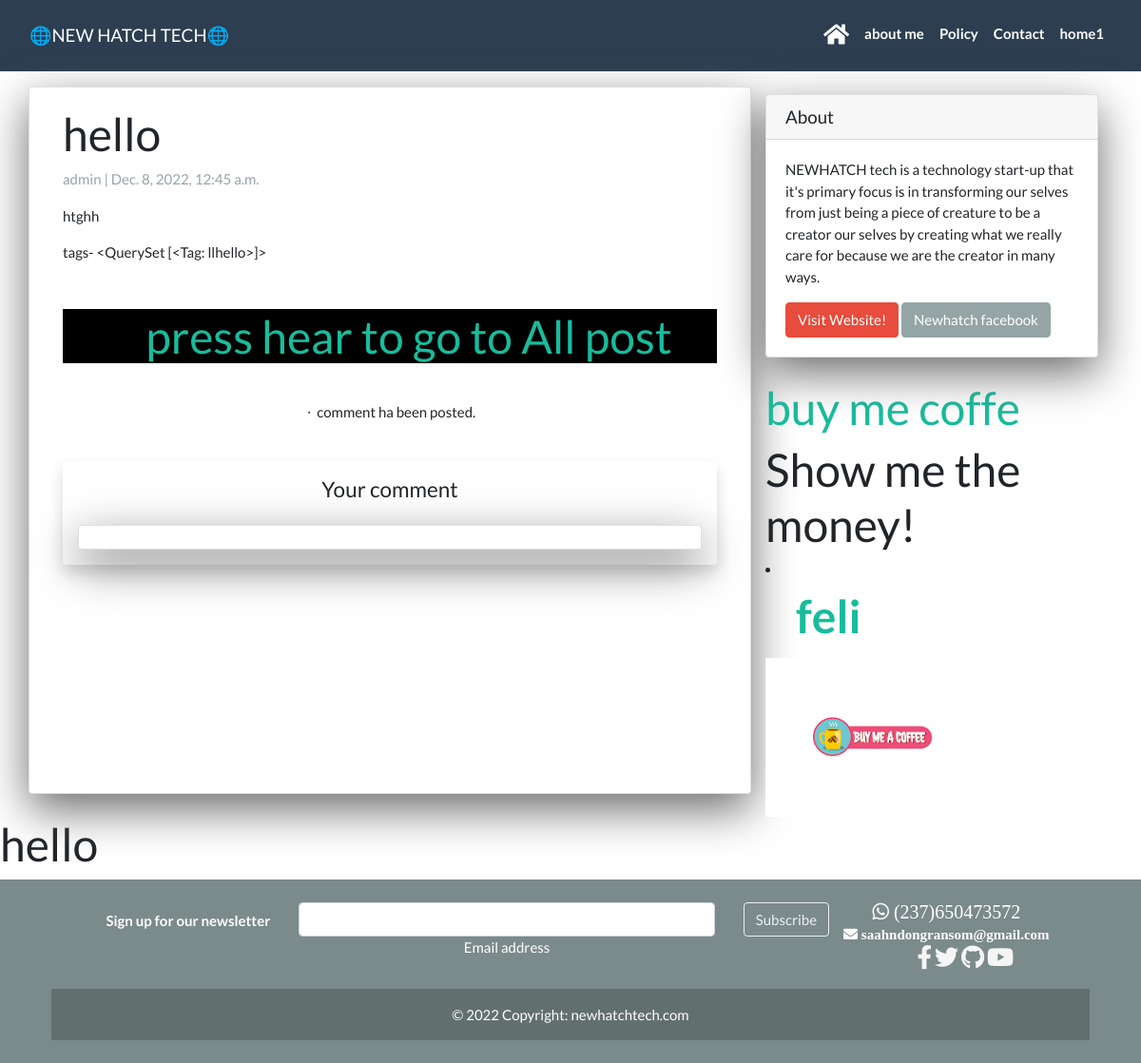
The page /1 on the database its author committed.
### soniablog/models.py (models this page shows, shortened)
class Post(models.Model):
    title = models.CharField(max_length=200, unique=True)
    header_image = models.ImageField(null=True,blank=True ,upload_to="images/")
    slug = models.SlugField(max_length=200, unique=True)
    author = models.ForeignKey(User, on_delete=models.CASCADE, related_name='blog_posts')
    updated_on = models.DateTimeField(auto_now=True)
    content =RichTextField(blank=True, null=True)
    created_on = models.DateTimeField(auto_now_add=True)
    status = models.IntegerField(choices=STATUS, default=0)
    tags = TaggableManager()
    class Meta:
        ordering = ['-created_on']

### soniablog/views.py (the view)
# urls.py: path('<slug:slug>', views.PostDetail.as_view(), name='post_detail'),
class PostDetail(generic.DetailView):
       model = Post
       template_name = 'soniablog/post_detail.html'  # detail about each blog post will be on post_detail.

### soniablog/templates/soniablog/post_detail.html (shortened to what this page needs)
{% extends 'soniablog/base.html' %}
{% load comments %}
{% load comments_xtd %}
{% load static %}
{% load social_share %}
{% block content %}
<div class="container">
  <div class="row">
    <div class="col-md-8 card mb-4  mt-3 left  top">
      <div class="card-body">
        <h1>{% block title %} {{ object.title }} {% endblock title %}</h1>
        <p class=" text-muted">{{ post.author }} | {{ post.created_on }}</p>
        <p class="card-text ">{{ object.content | safe }}</p>
        tags- {{post.tags.all}} <br>
             <h1>
            <ol style="background-color:black ;text-align:center;text-decoration;hover:" >
                 <a href="{% url 'home' %}"> press hear to go to All post</a>
            </ol>
             </h1>
{% get_comment_count for object as comment_count %}
    <div class="py-4 text-center">
    &nbsp;&sdot;&nbsp;
    {{ comment_count }} comment{{ comment_count|pluralize }}
    ha{{ comment_count|pluralize:"s,ve"}} been posted.
    </div>
     <div class="comment mt-3 shadow p-3 mb-5 bg-white rounded container">
      <h4 class="text-center mb-4">Your comment</h4>
      <div class="card pt-4">
      </div>
  </div>
      </div>
    </div>
    {% block sidebar %} {% include 'soniablog/sidebar.html' %} {% endblock sidebar %}
  </div>
</div>
<h1>hello</h1>
{% endblock content %}

### soniablog/templates/soniablog/sidebar.html (style rules this page uses)
.card { box-shadow: 0 16px 48px #6a6a6b; }

### rows shown on the page
Post: title "hello", author "admin", created_on "Dec. 8, 2022, 12:45 a.m.", content "htghh", tags.all "<QuerySet [<Tag: llhello>]>"
